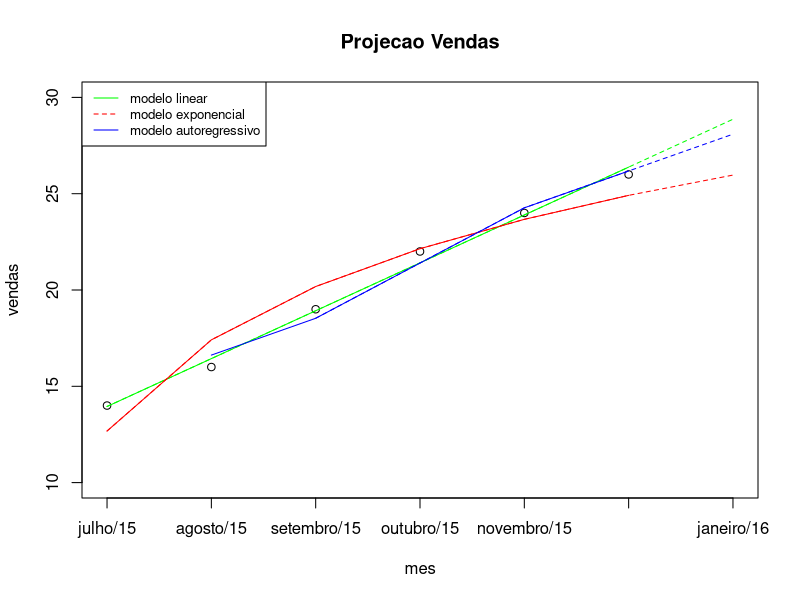

R code for this plot:
#limpa variaveis da memoria
rm(list = ls())

library(zoo)

#cadastra o nome dos meses
mes_nomes <- c("julho/15", "agosto/15", "setembro/15","outubro/15", "novembro/15", "dezembro/15","janeiro/16")

#define um indice numérico para os meses para estimacao e predicao
mes <- 1:7
dados_pred <- data.frame(mes)
mes <- 1:6

#cadastra o valor de vendas
vendas <- c(14, 16, 19, 22, 24, 26)

#estima um modelo linear para vendas
modelo_linear <- lm(vendas ~ mes)

#mostra o resumo do modelo
summary(modelo_linear)

#projeta linearmente janeiro de 2016
proj_linear <- predict(modelo_linear,newdata=dados_pred)

#estima um modelo exponencial para vendas
modelo_exponencial <- lm(vendas ~ log(mes))

#projeta exponencialemente janeiro de 2016
proj_exponencial <- predict(modelo_exponencial,newdata=dados_pred)

#estima um modelo autoregressivo para vendas
vendas_lag1 <- vendas[1:5]
vendas_norm <- vendas[2:6]

modelo_ar <- lm(vendas_norm ~ vendas_lag1)

#resumo modelo AR
summary(modelo_ar)

#ajusta dados_pred
dados_pred_ar <- data.frame(vendas_lag1 = vendas_norm)

#projeta ar janeiro de 2016
proj_ar <- predict(modelo_ar,newdata=dados_pred_ar)


#plot o grafico com as projecoes
plot(xaxt="n",vendas, main="Projecao Vendas", ylim=c(10,30), xlim=c(1,7) , xlab="mes")

lines(proj_linear, col="green", lty=2)
lines(modelo_linear$fitted.values, col="green", type="l", lwd=1)


lines(proj_exponencial, col="red",lty=2)
lines(modelo_exponencial$fitted.values, col="red",lwd=1)

lines(c(NA,NA,proj_ar), col="blue",lty=2)
lines(c(NA,modelo_ar$fitted.values), col="blue",lwd=1)


legend("topleft", legend=c("modelo linear", "modelo exponencial", "modelo autoregressivo"), col=c("green", "red", "blue"), lty=1:2, cex=0.8)

axis(1, at=1:7, labels=mes_nomes)

